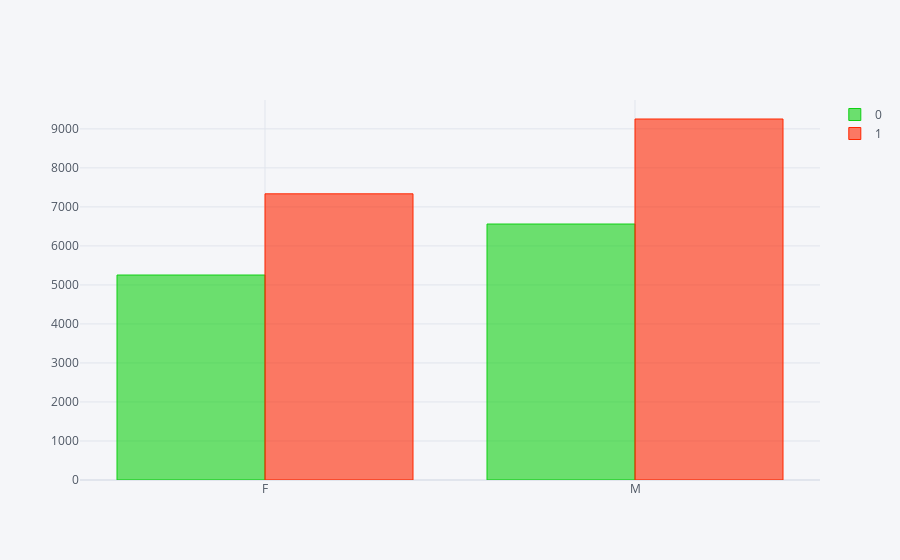

The cell this chart's notebook holds for it:
### Code cell
df.groupby(['Gender', 'Depression']).size().unstack().iplot(kind='bar', barmode='group' , colors=["#0FD113", "#FF2600"])

### Figure 1 — Plotly figure (JSON) as saved in the notebook; plotly's stock layout.template omitted (floating-point values rounded to 4 significant figures)
{"data": [{"marker": {"color": "rgba(15, 209, 19, 0.6)", "line": {"color": "rgba(15, 209, 19, 1.0)", "width": 1}}, "name": "0", "orientation": "v", "text": "", "type": "bar", "x": ["F", "M"], "y": [5254, 6561]}, {"marker": {"color": "rgba(255, 38, 0, 0.6)", "line": {"color": "rgba(255, 38, 0, 1.0)", "width": 1}}, "name": "1", "orientation": "v", "text": "", "type": "bar", "x": ["F", "M"], "y": [7335, 9253]}], "layout": {"barmode": "group", "legend": {"bgcolor": "#F5F6F9", "font": {"color": "#4D5663"}}, "paper_bgcolor": "#F5F6F9", "plot_bgcolor": "#F5F6F9", "title": {"font": {"color": "#4D5663"}}, "xaxis": {"gridcolor": "#E1E5ED", "showgrid": true, "tickfont": {"color": "#4D5663"}, "title": {"font": {"color": "#4D5663"}, "text": ""}, "zerolinecolor": "#E1E5ED"}, "yaxis": {"gridcolor": "#E1E5ED", "showgrid": true, "tickfont": {"color": "#4D5663"}, "title": {"font": {"color": "#4D5663"}, "text": ""}, "zerolinecolor": "#E1E5ED"}}}
